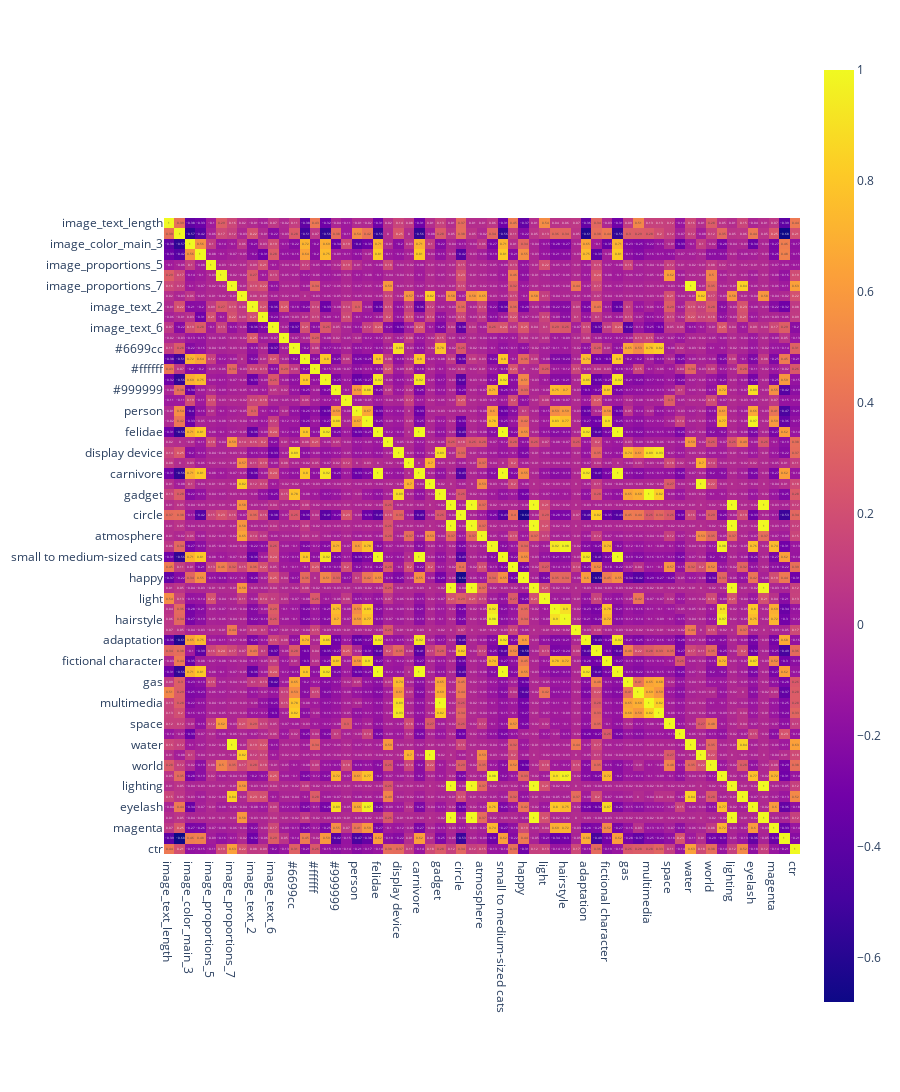

The notebook cell saved with this chart:
### Code cell
# Визуализация корреляции предиктов и таргета
cor_df = df_drop[best_col].corr().round(2)
fig = px.imshow(cor_df,
                height=1100,
                text_auto=True
)
fig.update_layout(showlegend=False)
fig.show();

### Figure 1 — Plotly figure (JSON) as saved in the notebook; plotly's stock layout.template omitted (floating-point values rounded to 4 significant figures; data arrays with more than 128 entries replaced by an {"elided": "..."} marker saying what was removed)
{"data": [{"coloraxis": "coloraxis", "hovertemplate": "x: %{x}<br>y: %{y}<br>color: %{z}<extra></extra>", "name": "0", "texttemplate": "%{z}", "type": "heatmap", "x": ["image_text_length", "image_color_main_2", "image_color_main_3", "image_proportions_2", "image_proportions_5", "image_proportions_6", "image_proportions_7", "image_proportions_10", "image_text_2", "image_text_3", "image_text_6", "#996699", "#6699cc", "#333333", "#ffffff", "#996666", "#999999", "#993333", "person", "necklace", "felidae", "sky", "display device", "moon", "carnivore", "full moon", "gadget", "thunder", "circle", "nature", "atmosphere", "hair", "small to medium-sized cats", "astronomical object", "happy", "thunderstorm", "light", "sleeve", "hairstyle", "history", "adaptation", "science", "fictional character", "cat", "gas", "screenshot", "multimedia", "number", "space", "illustration", "water", "midnight", "world", "doll", "lighting", "lighting", "darkness", "eyelash", "lightning", "magenta", "poster", "ctr"], "xaxis": "x", "y": ["image_text_length", "image_color_main_2", "image_color_main_3", "image_proportions_2", "image_proportions_5", "image_proportions_6", "image_proportions_7", "image_proportions_10", "image_text_2", "image_text_3", "image_text_6", "#996699", "#6699cc", "#333333", "#ffffff", "#996666", "#999999", "#993333", "person", "necklace", "felidae", "sky", "display device", "moon", "carnivore", "full moon", "gadget", "thunder", "circle", "nature", "atmosphere", "hair", "small to medium-sized cats", "astronomical object", "happy", "thunderstorm", "light", "sleeve", "hairstyle", "history", "adaptation", "science", "fictional character", "cat", "gas", "screenshot", "multimedia", "number", "space", "illustration", "water", "midnight", "world", "doll", "lighting", "lighting", "darkness", "eyelash", "lightning", "magenta", "poster", "ctr"], "yaxis": "y", "z": {"elided": "62x62 float values"}}], "layout": {"coloraxis": {"colorscale": [[0, "#0d0887"], [0.1111, "#46039f"], [0.2222, "#7201a8"], [0.3333, "#9c179e"], [0.4444, "#bd3786"], [0.5556, "#d8576b"], [0.6667, "#ed7953"], [0.7778, "#fb9f3a"], [0.8889, "#fdca26"], [1, "#f0f921"]]}, "height": 1100, "margin": {"t": 60}, "showlegend": false, "xaxis": {"anchor": "y", "constrain": "domain", "domain": [0, 1], "scaleanchor": "y"}, "yaxis": {"anchor": "x", "autorange": "reversed", "constrain": "domain", "domain": [0, 1]}}}
